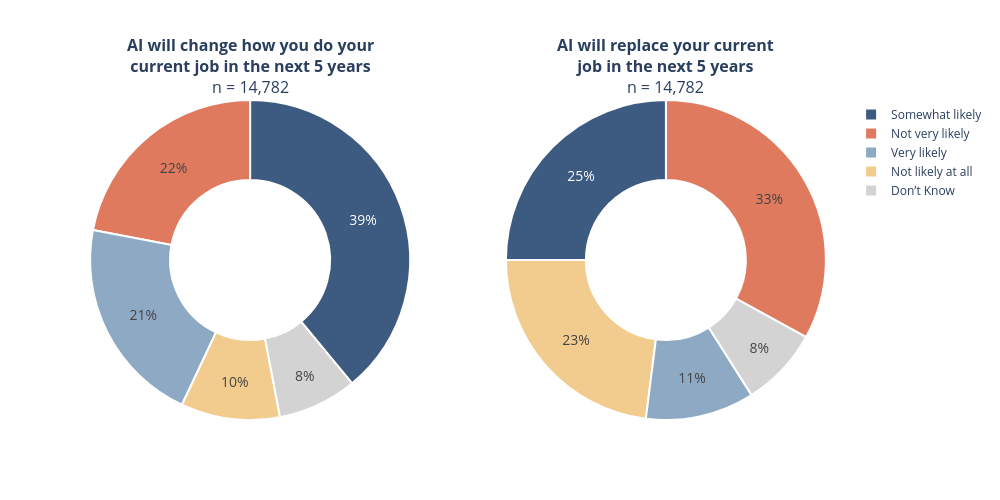

The code cell stored with this chart in its notebook:
### Code cell
# Plotly plot - Two donut charts for AI impact questions

# Filter data for each question
df_change = df[df['Global opinions on the impact of AI on current jobs'] == 'AI will change how you do your current job in the next 5 years']
df_replace = df[df['Global opinions on the impact of AI on current jobs'] == 'AI will replace your current job in the next 5 years']

# Titles
titles = [
    "<b>AI will change how you do your<br>current job in the next 5 years</b><br>n = 14,782</br>",
    "<b>AI will replace your current<br>job in the next 5 years</b><br>n = 14,782</br>"]

# Make subplots  
fig = make_subplots(
    rows=1, cols=2,
    # From plotly documentation 
    specs=[[{'type': 'domain'}, {'type': 'domain'}]],
    subplot_titles=titles)

# Colors for responses
# From Coolors:
# https://coolors.co/palette/f94144-f3722c-f8961e-f9844a-f9c74f-90be6d-43aa8b-4d908e-577590-277da1
# Used different color palette for final assignment 

colors = ['#8DA9C4', '#3D5A80', '#E07A5F', "#F2CC8F", 'lightgrey']

# Response labels
labels = df_change['Response']

# Add first donut chart (change job)
fig.add_trace(
    go.Pie(
        labels=labels, 
        values=df_change['Count of People Surveyed'], 
        hole=.5, 
        marker_colors=colors,
        name='Change Job',
        texttemplate="%{percent:.0%}"
    ),
    row=1, col=1
)

# Add second donut chart (replace job)
fig.add_trace(
    go.Pie(
        labels=labels, 
        values=df_replace['Count of People Surveyed'], 
        hole=.5, 
        marker_colors=colors,
        name='Replace Job',
        texttemplate="%{percent:.0%}"
    ),
    row=1, col=2
)

# Update layout 
fig.update_layout(
    height=500, 
    width=1000, 
    showlegend=True,
)

# Update traces
fig.update_traces(
    textinfo='percent',
    textfont_size=14,
    hovertemplate='<span style="background-color:grey;color:black;font-family:Georgia;font-weight:bold;font-size:16px;"> <b>%{label}</b><br>Count: %{value}<br><extra></extra>', 
    hoverlabel={'bgcolor':'lightgrey'},
    marker={'line':{'color':'#ffffff', 'width':2}}
)

# Save
fig.write_html('Images/prj_subplots.html')
fig.write_image('Images/prj_subplots.png')

# Show
fig.show()

### Figure 1 — Plotly figure (JSON) as saved in the notebook; plotly's stock layout.template omitted (floating-point values rounded to 4 significant figures)
{"data": [{"domain": {"x": [0, 0.45], "y": [0, 1]}, "hole": 0.5, "hoverlabel": {"bgcolor": "lightgrey"}, "hovertemplate": "<span style=\"background-color:grey;color:black;font-family:Georgia;font-weight:bold;font-size:16px;\"> <b>%{label}</b><br>Count: %{value}<br><extra></extra>", "labels": ["Very likely", "Somewhat likely", "Not very likely", "Not likely at all", "Don’t Know"], "marker": {"colors": ["#8DA9C4", "#3D5A80", "#E07A5F", "#F2CC8F", "lightgrey"], "line": {"color": "#ffffff", "width": 2}}, "name": "Change Job", "textfont": {"size": 14}, "textinfo": "percent", "texttemplate": "%{percent:.0%}", "type": "pie", "values": [3104, 5765, 3252, 1478, 1183]}, {"domain": {"x": [0.55, 1], "y": [0, 1]}, "hole": 0.5, "hoverlabel": {"bgcolor": "lightgrey"}, "hovertemplate": "<span style=\"background-color:grey;color:black;font-family:Georgia;font-weight:bold;font-size:16px;\"> <b>%{label}</b><br>Count: %{value}<br><extra></extra>", "labels": ["Very likely", "Somewhat likely", "Not very likely", "Not likely at all", "Don’t Know"], "marker": {"colors": ["#8DA9C4", "#3D5A80", "#E07A5F", "#F2CC8F", "lightgrey"], "line": {"color": "#ffffff", "width": 2}}, "name": "Replace Job", "textfont": {"size": 14}, "textinfo": "percent", "texttemplate": "%{percent:.0%}", "type": "pie", "values": [1626, 3696, 4878, 3400, 1183]}], "layout": {"annotations": [{"font": {"size": 16}, "showarrow": false, "text": "<b>AI will change how you do your<br>current job in the next 5 years</b><br>n = 14,782</br>", "x": 0.225, "xanchor": "center", "xref": "paper", "y": 1, "yanchor": "bottom", "yref": "paper"}, {"font": {"size": 16}, "showarrow": false, "text": "<b>AI will replace your current<br>job in the next 5 years</b><br>n = 14,782</br>", "x": 0.775, "xanchor": "center", "xref": "paper", "y": 1, "yanchor": "bottom", "yref": "paper"}], "height": 500, "showlegend": true, "width": 1000}}
